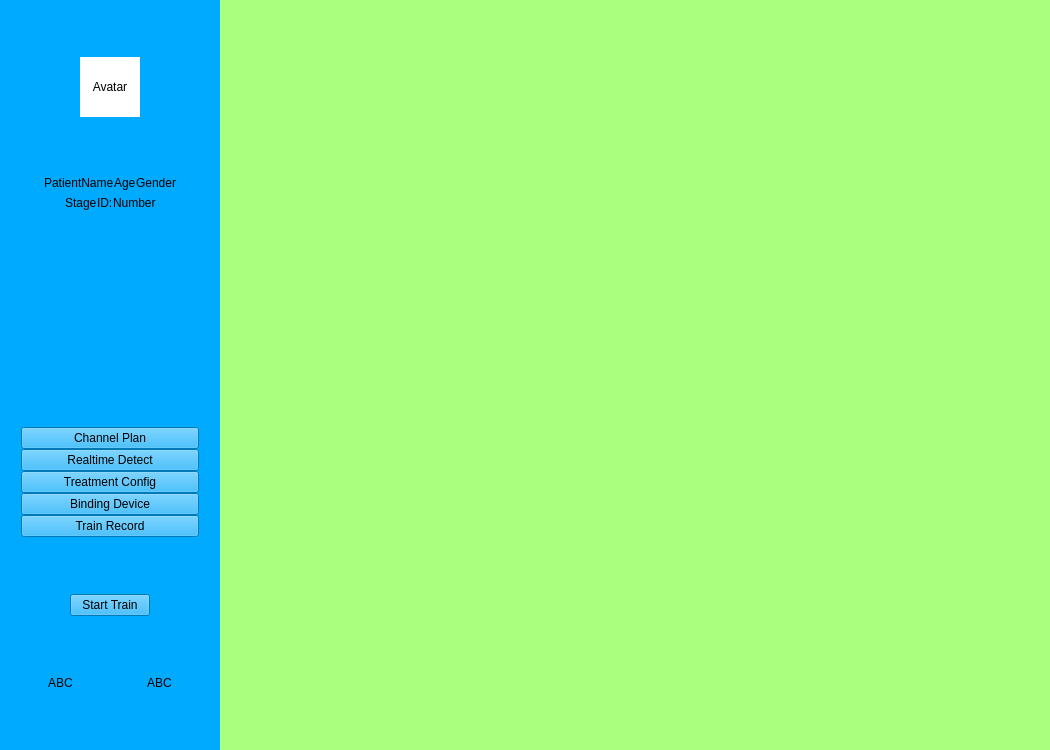
<?xml version="1.0" encoding="UTF-8"?>
<ui version="4.0">
 <class>TrainPage</class>
 <widget class="QWidget" name="TrainPage">
  <property name="geometry">
   <rect>
    <x>0</x>
    <y>0</y>
    <width>1050</width>
    <height>750</height>
   </rect>
  </property>
  <property name="windowTitle">
   <string>Form</string>
  </property>
  <layout class="QHBoxLayout" name="horizontalLayout">
   <property name="spacing">
    <number>0</number>
   </property>
   <property name="leftMargin">
    <number>0</number>
   </property>
   <property name="topMargin">
    <number>0</number>
   </property>
   <property name="rightMargin">
    <number>0</number>
   </property>
   <property name="bottomMargin">
    <number>0</number>
   </property>
   <item>
    <layout class="QHBoxLayout" name="horizontalLayout_2">
     <property name="spacing">
      <number>0</number>
     </property>
     <item>
      <widget class="QWidget" name="verticalWidget" native="true">
       <property name="maximumSize">
        <size>
         <width>220</width>
         <height>16777215</height>
        </size>
       </property>
       <property name="styleSheet">
        <string notr="true">background-color: rgb(0, 170, 255);</string>
       </property>
       <layout class="QVBoxLayout" name="verticalLayout_2">
        <property name="spacing">
         <number>0</number>
        </property>
        <property name="leftMargin">
         <number>0</number>
        </property>
        <property name="topMargin">
         <number>0</number>
        </property>
        <property name="rightMargin">
         <number>0</number>
        </property>
        <property name="bottomMargin">
         <number>0</number>
        </property>
        <item>
         <layout class="QVBoxLayout" name="verticalLayout_3">
          <item>
           <spacer name="verticalSpacer_5">
            <property name="orientation">
             <enum>Qt::Vertical</enum>
            </property>
            <property name="sizeHint" stdset="0">
             <size>
              <width>20</width>
              <height>40</height>
             </size>
            </property>
           </spacer>
          </item>
          <item>
           <layout class="QHBoxLayout" name="horizontalLayout_12">
            <item>
             <spacer name="horizontalSpacer_14">
              <property name="orientation">
               <enum>Qt::Horizontal</enum>
              </property>
              <property name="sizeHint" stdset="0">
               <size>
                <width>40</width>
                <height>20</height>
               </size>
              </property>
             </spacer>
            </item>
            <item>
             <widget class="QLabel" name="label_12">
              <property name="minimumSize">
               <size>
                <width>60</width>
                <height>60</height>
               </size>
              </property>
              <property name="styleSheet">
               <string notr="true">background-color: rgb(255, 255, 255);</string>
              </property>
              <property name="text">
               <string>Avatar</string>
              </property>
              <property name="scaledContents">
               <bool>false</bool>
              </property>
              <property name="alignment">
               <set>Qt::AlignCenter</set>
              </property>
             </widget>
            </item>
            <item>
             <spacer name="horizontalSpacer_15">
              <property name="orientation">
               <enum>Qt::Horizontal</enum>
              </property>
              <property name="sizeHint" stdset="0">
               <size>
                <width>40</width>
                <height>20</height>
               </size>
              </property>
             </spacer>
            </item>
           </layout>
          </item>
          <item>
           <spacer name="verticalSpacer_6">
            <property name="orientation">
             <enum>Qt::Vertical</enum>
            </property>
            <property name="sizeHint" stdset="0">
             <size>
              <width>20</width>
              <height>40</height>
             </size>
            </property>
           </spacer>
          </item>
          <item>
           <layout class="QVBoxLayout" name="verticalLayout_7">
            <item>
             <layout class="QHBoxLayout" name="horizontalLayout_14">
              <item>
               <spacer name="horizontalSpacer_16">
                <property name="orientation">
                 <enum>Qt::Horizontal</enum>
                </property>
                <property name="sizeHint" stdset="0">
                 <size>
                  <width>40</width>
                  <height>20</height>
                 </size>
                </property>
               </spacer>
              </item>
              <item>
               <widget class="QLabel" name="label_13">
                <property name="text">
                 <string>PatientName</string>
                </property>
               </widget>
              </item>
              <item>
               <widget class="QLabel" name="label_15">
                <property name="text">
                 <string>Age</string>
                </property>
               </widget>
              </item>
              <item>
               <widget class="QLabel" name="label_16">
                <property name="text">
                 <string>Gender</string>
                </property>
               </widget>
              </item>
              <item>
               <spacer name="horizontalSpacer_17">
                <property name="orientation">
                 <enum>Qt::Horizontal</enum>
                </property>
                <property name="sizeHint" stdset="0">
                 <size>
                  <width>40</width>
                  <height>20</height>
                 </size>
                </property>
               </spacer>
              </item>
             </layout>
            </item>
            <item>
             <layout class="QHBoxLayout" name="horizontalLayout_15">
              <item>
               <spacer name="horizontalSpacer_18">
                <property name="orientation">
                 <enum>Qt::Horizontal</enum>
                </property>
                <property name="sizeHint" stdset="0">
                 <size>
                  <width>40</width>
                  <height>20</height>
                 </size>
                </property>
               </spacer>
              </item>
              <item>
               <widget class="QLabel" name="label_17">
                <property name="text">
                 <string>Stage</string>
                </property>
               </widget>
              </item>
              <item>
               <widget class="QLabel" name="label_14">
                <property name="text">
                 <string>ID:</string>
                </property>
               </widget>
              </item>
              <item>
               <widget class="QLabel" name="label_18">
                <property name="text">
                 <string>Number</string>
                </property>
               </widget>
              </item>
              <item>
               <spacer name="horizontalSpacer_19">
                <property name="orientation">
                 <enum>Qt::Horizontal</enum>
                </property>
                <property name="sizeHint" stdset="0">
                 <size>
                  <width>40</width>
                  <height>20</height>
                 </size>
                </property>
               </spacer>
              </item>
             </layout>
            </item>
           </layout>
          </item>
         </layout>
        </item>
        <item>
         <spacer name="verticalSpacer">
          <property name="orientation">
           <enum>Qt::Vertical</enum>
          </property>
          <property name="sizeHint" stdset="0">
           <size>
            <width>20</width>
            <height>40</height>
           </size>
          </property>
         </spacer>
        </item>
        <item>
         <widget class="QWidget" name="checkSteps" native="true">
          <property name="styleSheet">
           <string notr="true">QPushButton {
	width: 170px;
}</string>
          </property>
          <layout class="QVBoxLayout" name="verticalLayout_6">
           <property name="spacing">
            <number>0</number>
           </property>
           <property name="leftMargin">
            <number>0</number>
           </property>
           <property name="topMargin">
            <number>0</number>
           </property>
           <property name="rightMargin">
            <number>0</number>
           </property>
           <property name="bottomMargin">
            <number>0</number>
           </property>
           <item>
            <layout class="QHBoxLayout" name="horizontalLayout_6">
             <item>
              <spacer name="horizontalSpacer_4">
               <property name="orientation">
                <enum>Qt::Horizontal</enum>
               </property>
               <property name="sizeHint" stdset="0">
                <size>
                 <width>40</width>
                 <height>20</height>
                </size>
               </property>
              </spacer>
             </item>
             <item>
              <widget class="QPushButton" name="channelPlanBtn">
               <property name="text">
                <string>Channel Plan</string>
               </property>
               <property name="checkable">
                <bool>true</bool>
               </property>
              </widget>
             </item>
             <item>
              <spacer name="horizontalSpacer_5">
               <property name="orientation">
                <enum>Qt::Horizontal</enum>
               </property>
               <property name="sizeHint" stdset="0">
                <size>
                 <width>40</width>
                 <height>20</height>
                </size>
               </property>
              </spacer>
             </item>
            </layout>
           </item>
           <item>
            <layout class="QHBoxLayout" name="horizontalLayout_7">
             <item>
              <spacer name="horizontalSpacer_6">
               <property name="orientation">
                <enum>Qt::Horizontal</enum>
               </property>
               <property name="sizeHint" stdset="0">
                <size>
                 <width>40</width>
                 <height>20</height>
                </size>
               </property>
              </spacer>
             </item>
             <item>
              <widget class="QPushButton" name="realtimeDetectBtn">
               <property name="text">
                <string>Realtime Detect</string>
               </property>
               <property name="checkable">
                <bool>true</bool>
               </property>
              </widget>
             </item>
             <item>
              <spacer name="horizontalSpacer_7">
               <property name="orientation">
                <enum>Qt::Horizontal</enum>
               </property>
               <property name="sizeHint" stdset="0">
                <size>
                 <width>40</width>
                 <height>20</height>
                </size>
               </property>
              </spacer>
             </item>
            </layout>
           </item>
           <item>
            <layout class="QHBoxLayout" name="horizontalLayout_8">
             <item>
              <spacer name="horizontalSpacer_8">
               <property name="orientation">
                <enum>Qt::Horizontal</enum>
               </property>
               <property name="sizeHint" stdset="0">
                <size>
                 <width>40</width>
                 <height>20</height>
                </size>
               </property>
              </spacer>
             </item>
             <item>
              <widget class="QPushButton" name="treatmentCfgBtn">
               <property name="text">
                <string>Treatment Config</string>
               </property>
               <property name="checkable">
                <bool>true</bool>
               </property>
              </widget>
             </item>
             <item>
              <spacer name="horizontalSpacer_9">
               <property name="orientation">
                <enum>Qt::Horizontal</enum>
               </property>
               <property name="sizeHint" stdset="0">
                <size>
                 <width>40</width>
                 <height>20</height>
                </size>
               </property>
              </spacer>
             </item>
            </layout>
           </item>
           <item>
            <layout class="QHBoxLayout" name="horizontalLayout_9">
             <item>
              <spacer name="horizontalSpacer_10">
               <property name="orientation">
                <enum>Qt::Horizontal</enum>
               </property>
               <property name="sizeHint" stdset="0">
                <size>
                 <width>40</width>
                 <height>20</height>
                </size>
               </property>
              </spacer>
             </item>
             <item>
              <widget class="QPushButton" name="bindingBtn">
               <property name="text">
                <string>Binding Device</string>
               </property>
               <property name="checkable">
                <bool>true</bool>
               </property>
              </widget>
             </item>
             <item>
              <spacer name="horizontalSpacer_11">
               <property name="orientation">
                <enum>Qt::Horizontal</enum>
               </property>
               <property name="sizeHint" stdset="0">
                <size>
                 <width>40</width>
                 <height>20</height>
                </size>
               </property>
              </spacer>
             </item>
            </layout>
           </item>
           <item>
            <layout class="QHBoxLayout" name="horizontalLayout_10">
             <item>
              <spacer name="horizontalSpacer_12">
               <property name="orientation">
                <enum>Qt::Horizontal</enum>
               </property>
               <property name="sizeHint" stdset="0">
                <size>
                 <width>40</width>
                 <height>20</height>
                </size>
               </property>
              </spacer>
             </item>
             <item>
              <widget class="QPushButton" name="trainRecordBtn">
               <property name="text">
                <string>Train Record</string>
               </property>
               <property name="checkable">
                <bool>true</bool>
               </property>
              </widget>
             </item>
             <item>
              <spacer name="horizontalSpacer_13">
               <property name="orientation">
                <enum>Qt::Horizontal</enum>
               </property>
               <property name="sizeHint" stdset="0">
                <size>
                 <width>40</width>
                 <height>20</height>
                </size>
               </property>
              </spacer>
             </item>
            </layout>
           </item>
          </layout>
         </widget>
        </item>
        <item>
         <layout class="QVBoxLayout" name="verticalLayout_4">
          <item>
           <spacer name="verticalSpacer_3">
            <property name="orientation">
             <enum>Qt::Vertical</enum>
            </property>
            <property name="sizeHint" stdset="0">
             <size>
              <width>20</width>
              <height>40</height>
             </size>
            </property>
           </spacer>
          </item>
          <item>
           <layout class="QHBoxLayout" name="horizontalLayout_11">
            <item>
             <spacer name="horizontalSpacer_20">
              <property name="orientation">
               <enum>Qt::Horizontal</enum>
              </property>
              <property name="sizeHint" stdset="0">
               <size>
                <width>40</width>
                <height>20</height>
               </size>
              </property>
             </spacer>
            </item>
            <item>
             <widget class="QPushButton" name="pushButton_7">
              <property name="styleSheet">
               <string notr="true">background-color: rgb(0, 170, 255);</string>
              </property>
              <property name="text">
               <string>Start Train</string>
              </property>
             </widget>
            </item>
            <item>
             <spacer name="horizontalSpacer_21">
              <property name="orientation">
               <enum>Qt::Horizontal</enum>
              </property>
              <property name="sizeHint" stdset="0">
               <size>
                <width>40</width>
                <height>20</height>
               </size>
              </property>
             </spacer>
            </item>
           </layout>
          </item>
          <item>
           <spacer name="verticalSpacer_2">
            <property name="orientation">
             <enum>Qt::Vertical</enum>
            </property>
            <property name="sizeHint" stdset="0">
             <size>
              <width>20</width>
              <height>40</height>
             </size>
            </property>
           </spacer>
          </item>
          <item>
           <layout class="QHBoxLayout" name="horizontalLayout_3">
            <item>
             <layout class="QHBoxLayout" name="horizontalLayout_5">
              <item>
               <spacer name="horizontalSpacer">
                <property name="orientation">
                 <enum>Qt::Horizontal</enum>
                </property>
                <property name="sizeHint" stdset="0">
                 <size>
                  <width>40</width>
                  <height>20</height>
                 </size>
                </property>
               </spacer>
              </item>
              <item>
               <widget class="QLabel" name="label_6">
                <property name="text">
                 <string>A</string>
                </property>
               </widget>
              </item>
              <item>
               <widget class="QLabel" name="label_5">
                <property name="text">
                 <string>B</string>
                </property>
               </widget>
              </item>
              <item>
               <widget class="QLabel" name="label_4">
                <property name="text">
                 <string>C</string>
                </property>
               </widget>
              </item>
             </layout>
            </item>
            <item>
             <spacer name="horizontalSpacer_3">
              <property name="orientation">
               <enum>Qt::Horizontal</enum>
              </property>
              <property name="sizeHint" stdset="0">
               <size>
                <width>40</width>
                <height>20</height>
               </size>
              </property>
             </spacer>
            </item>
            <item>
             <layout class="QHBoxLayout" name="horizontalLayout_4">
              <item>
               <widget class="QLabel" name="label_3">
                <property name="text">
                 <string>A</string>
                </property>
               </widget>
              </item>
              <item>
               <widget class="QLabel" name="label_2">
                <property name="text">
                 <string>B</string>
                </property>
               </widget>
              </item>
              <item>
               <widget class="QLabel" name="label">
                <property name="text">
                 <string>C</string>
                </property>
               </widget>
              </item>
              <item>
               <spacer name="horizontalSpacer_2">
                <property name="orientation">
                 <enum>Qt::Horizontal</enum>
                </property>
                <property name="sizeHint" stdset="0">
                 <size>
                  <width>40</width>
                  <height>20</height>
                 </size>
                </property>
               </spacer>
              </item>
             </layout>
            </item>
           </layout>
          </item>
          <item>
           <spacer name="verticalSpacer_4">
            <property name="orientation">
             <enum>Qt::Vertical</enum>
            </property>
            <property name="sizeHint" stdset="0">
             <size>
              <width>20</width>
              <height>40</height>
             </size>
            </property>
           </spacer>
          </item>
         </layout>
        </item>
       </layout>
      </widget>
     </item>
     <item>
      <widget class="QStackedWidget" name="stackedWidget_2">
       <property name="styleSheet">
        <string notr="true">background-color:rgb(170, 255, 127);</string>
       </property>
       <widget class="QWidget" name="page_3"/>
       <widget class="QWidget" name="page_4"/>
      </widget>
     </item>
    </layout>
   </item>
  </layout>
 </widget>
 <resources/>
 <connections/>
</ui>
